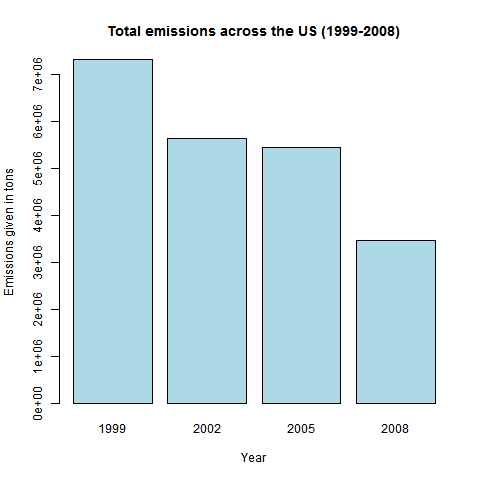

Write R code to recreate this figure.
#Download data with the given link
url <- "https://d396qusza40orc.cloudfront.net/exdata%2Fdata%2FNEI_data.zip"
download.file(url, "AirData.zip")
unzip("AirData.zip", exdir="AirData")
files <- list.files("AirData")
filename1 <- paste("./AirData/",files[1],sep="")
filename2 <- paste("./AirData/",files[2],sep="")
data1 <- readRDS(filename1)
data2 <- readRDS(filename2)

# Aggregate emissions by years 
totalEm <- tapply(data2$Emissions, data2$year, sum)

#Plotting
barplot(names.arg=names(totalEm),totalEm, xlab="Year", 
        ylab="Emissions given in tons", col="lightblue", 
        main="Total emissions across the US (1999-2008)" )

# Save to png file
dev.copy(png, file="plot1.png", width=480, height=480)
dev.off()